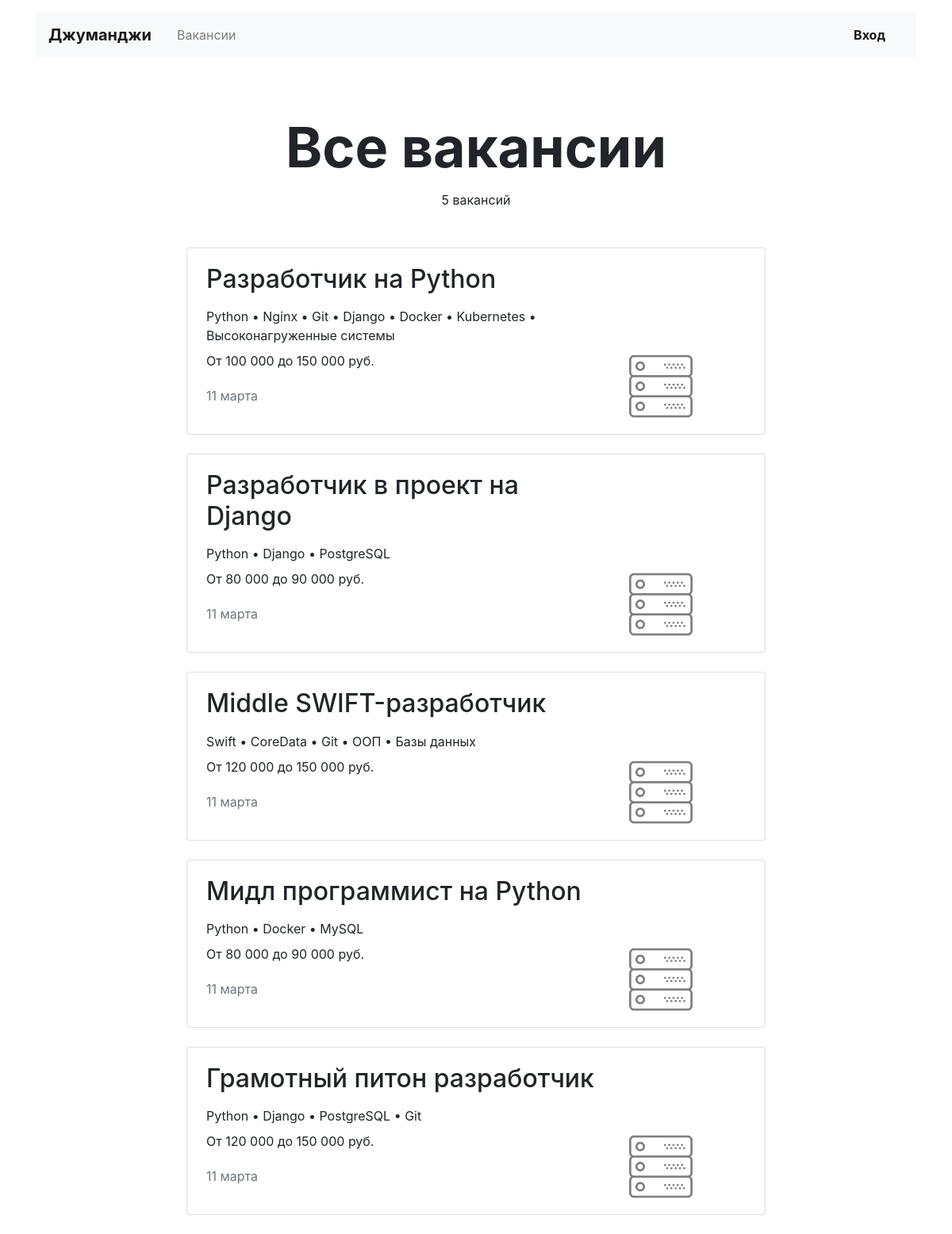
Page /vacancies/ on the committed database.
### good_job/models.py (models this page shows, shortened)
class Vacancy(models.Model):
    vacancy_id = models.IntegerField(primary_key=True)
    title = models.CharField(max_length=32, verbose_name='Название')
    specialty = models.ForeignKey(
        Specialty,
        on_delete=models.CASCADE,
        related_name="vacancies",
        verbose_name='Специализация',
    )
    company = models.ForeignKey(Company, on_delete=models.CASCADE, related_name="vacancies", verbose_name='Компания')
    skills = models.CharField(max_length=128, verbose_name='Навыки')
    description = models.TextField()
    salary_min = models.IntegerField()
    salary_max = models.IntegerField()
    published_at = models.DateField(verbose_name='Опубликовано')
    def skills_through_point(self):
        return ' • '.join(self.skills.split(', '))
    class Meta:
        verbose_name_plural = 'Вакансии'
        verbose_name = 'вакансию'
        ordering = ['-published_at']

class Specialty(models.Model):
    code = models.CharField(max_length=32)
    title = models.CharField(max_length=32)
    picture = models.ImageField(upload_to='logo/specialty/', default='https://place-hold.it/100x60')

### good_job/views.py (the view)
# urls.py: path('vacancies/', vacancies_view, name='vacancies'),
def vacancies_view(request):
    vacancies = Vacancy.objects.all()
    context = {'vacancies': vacancies, 'speciality': 'all'}
    return render(request, 'good_job/vacancies.html', context)

### templates/good_job/vacancies.html
{% extends "layout/basic.html" %}
{% block content %}
{% load humanize %}
  <main class="container mt-3">
    <section>
      <h1 class="h1 text-center mx-auto mt-4 pt-5" style="font-size: 70px;">
          <strong>
              {% if speciality == 'all' %}
                  Все вакансии
              {% else %}
                  {{ speciality }}
              {% endif %}
          </strong>
      </h1>
      <p class="text-center pt-1">
          {% if vacancies.all|length %}
                  {{ vacancies.all|length }} вакансий
              {% else %}
                  Нет таких вакансий
              {% endif %}</p>
      <div class="row mt-5">
        <div class="col-12 col-lg-8 offset-lg-2 m-auto">
          {% for vacancy in vacancies %}
            <div class="card mb-4">
              <div class="card-body px-4">
                <div class="row">
                  <div class="col-12 col-md-8 col-lg-9">
                    <h2 class="h2 pb-2" >{{ vacancy.title }}</h2>
                    <p class="mb-2">{{ vacancy.skills_through_point }}</p>
                    <p>От {{ vacancy.salary_min|intcomma }} до {{ vacancy.salary_max|intcomma }} руб.</p>
                    <p class="text-muted pt-1">{{ vacancy.published_at | date:"d E" }}</p>
                  </div>
                  <div class="col-12 col-md-4 col-lg-3 d-flex align-items-end">
                    <a href="{% url "vacancy" vacancy.vacancy_id %}">
                        <img src="{{ vacancy.specialty.picture.url }}" width="80" height="80" alt=""></a>
                  </div>
                </div>
              </div>
            </div>
          {% endfor %}
        </div>
      </div>
    </section>
  </main>
{% endblock %}

### rows in the picture
Vacancy: title "Разработчик на Python", skills_through_point "Python • Nginx • Git • Django • Docker • Kubernetes • Высоконагруженные системы", salary_min "100 000", salary_max "150 000", published_at "11 марта", specialty.picture (picture)
Vacancy: title "Разработчик в проект на Django", skills_through_point "Python • Django • PostgreSQL", salary_min "80 000", salary_max "90 000", published_at "11 марта", specialty.picture (picture)
Vacancy: title "Middle SWIFT-разработчик", skills_through_point "Swift • CoreData • Git • ООП • Базы данных", salary_min "120 000", salary_max "150 000", published_at "11 марта", specialty.picture (picture)
Vacancy: title "Мидл программист на Python", skills_through_point "Python • Docker • MySQL", salary_min "80 000", salary_max "90 000", published_at "11 марта", specialty.picture (picture)
Vacancy: title "Грамотный питон разработчик", skills_through_point "Python • Django • PostgreSQL • Git", salary_min "120 000", salary_max "150 000", published_at "11 марта", specialty.picture (picture)

### other values in the picture
{{ vacancies.all|length }} "5"
